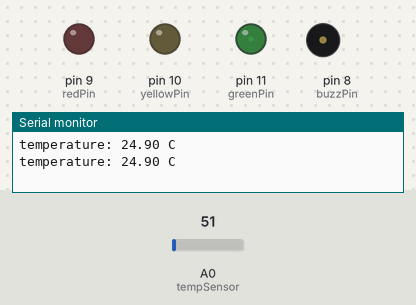
A sketch run on a simulated Arduino Uno, built with avr-gcc and run on an emulated ATmega328P. Parts: output pins drawn as LEDs (lit = HIGH), buzzer (waves = sounding), the last lines printed to the serial monitor. The test bench sets the inputs (shaded band); at power-on: A0 (tempSensor) = 51.

Above: at 1.2 s.
1.3 s: A0 (tempSensor) set to 56
At 1.9 s:
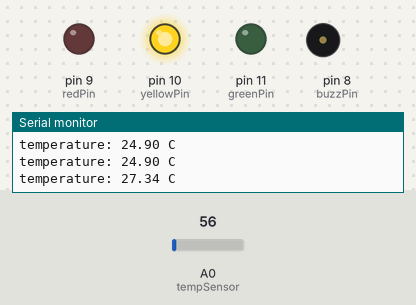
4.3 s: A0 (tempSensor) set to 30
At 5.2 s:
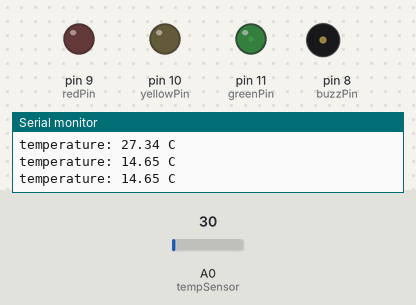
5.9 s: A0 (tempSensor) set to 23
7.4 s: A0 (tempSensor) set to 19
At 7.98 s:
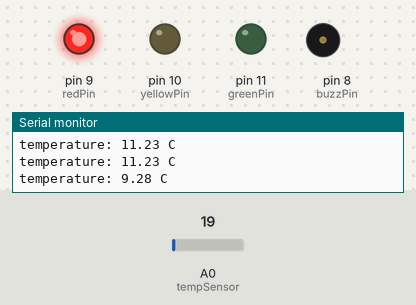
10.4 s: A0 (tempSensor) set to 61
At 10.74 s:
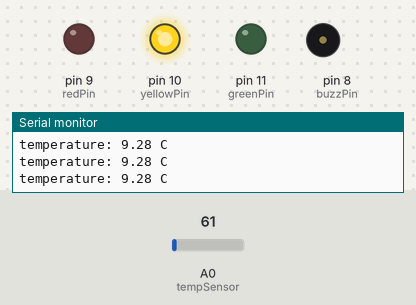
13.4 s: A0 (tempSensor) set to 86
At 13.88 s:
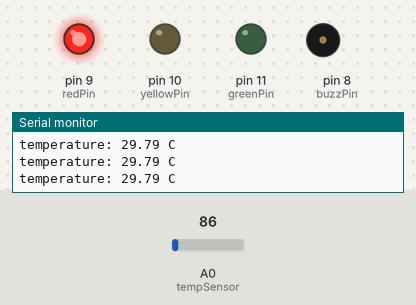
Timing chart, 0 to 17.4 s (numbered marks = the images above; inputs shaded):
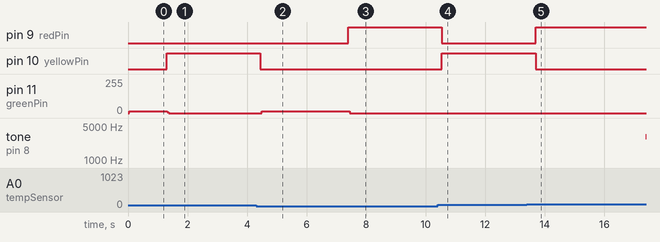

Measured:
- the behaviour switches between 51 and 52 on A0 (tempSensor) (found by bisection; images 0 and 1)
- the behaviour switches between 21 and 20 on A0 (tempSensor) (found by bisection; images 2 and 3)
- after the input at 1.3 s, pin 10 (yellowPin): LOW → HIGH at once; pin 11 (greenPin): 14/255 → 0/255 at once
- after the input at 4.3 s, pin 10 (yellowPin): HIGH → LOW after 0.15 s; pin 11 (greenPin): 0/255 → 14/255 after 0.19 s; tone on pin 8 (buzzPin): stays silent (without the input it goes to 2409 Hz after 1.6 s)
- after the input at 7.4 s, pin 9 (redPin): LOW → HIGH at once; pin 11 (greenPin): 14/255 → 0/255 after 0.05 s
- after the input at 10.4 s, pin 9 (redPin): HIGH → LOW after 0.15 s; pin 10 (yellowPin): LOW → HIGH after 0.15 s; tone on pin 8 (buzzPin): stays silent (without the input it goes to 2777 Hz after 2.6 s)
- after the input at 13.4 s, pin 9 (redPin): LOW → HIGH after 0.29 s; pin 10 (yellowPin): HIGH → LOW after 0.29 s; tone on pin 8 (buzzPin): stays silent (without the input it goes to 2120 Hz after 2.7 s)

The sketch:

p7-ex_temperature_alarm_led.ino
```cpp
// p7-ex temperature alarm with led
// https://circuits.io/circuits/2573701

const int buzzPin = 8;
const int redPin = 9;
const int yellowPin = 10;
const int greenPin = 11;
const int tempSensor = 0;
const float pi = 3.1412;
const int baudRate = 9600;
const int tempThres = 35;
const int tempThres2 = 25;
const int tempThres3 = 10;
unsigned long tempTimer;

void setup() {
  pinMode(buzzPin, OUTPUT);
  pinMode(redPin, OUTPUT);
  pinMode(yellowPin, OUTPUT);
  pinMode(greenPin, OUTPUT);
  Serial.begin(baudRate);
}

void loop() {
  double data;
  int toneVal;
  // read and convert temp signal to temp in C, coerce to double
  data = (double) analogRead(tempSensor) * 5 / 1024 * 100;

  if (data > tempThres | data < tempThres3) {
    digitalWrite(redPin, HIGH);
    for (int x = 0; x < 180; x++) {
      toneVal = 2000 + int(sin(x * pi /180) * 1000);
      tone(buzzPin, toneVal);
      delay(2);
    }
    digitalWrite(redPin, LOW);
  } else if (data > tempThres2 & data < tempThres) {
        digitalWrite(yellowPin, HIGH);
    for (int x = 0; x < 180; x++) {
      toneVal = 2000 + int(sin(x * pi /180) * 500);
      tone(buzzPin, toneVal);
      delay(2);
    }
    digitalWrite(yellowPin, LOW);
  } else {
    digitalWrite(greenPin, HIGH);
    noTone(8);
    digitalWrite(greenPin, LOW);
  }
  // Serial logging
  if (millis() - tempTimer > 500) {
    tempTimer = millis();
    Serial.print("temperature: ");
    Serial.print(data);
    Serial.println(" C");
  }
}
```
